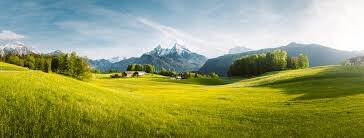
#> input picture Sample1.jpg, 364 x 138 px
$ python colorextractor.py
#> lines starting #> are read from the running program, lines starting #| are printed output that depends on the picture
import os
import json
from PIL import Image
import numpy as np
from sklearn.cluster import KMeans

def extract_colors(image_path, num_colors=5):
    #Load the images
#> called with image_path = 'Sample1.jpg', num_colors = 5
    image = Image.open(image_path)
#> image is the input picture: PIL image 364x138 RGB; mean R, G, B 148.9, 157.3, 103.2
    image = image.convert('RGB')

    image = image.resize((100, 100))
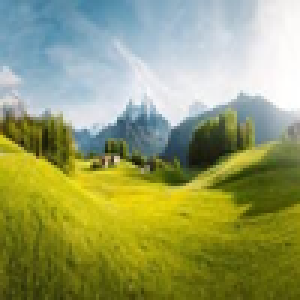
#> image: PIL image 100x100 RGB (shown 3 times larger); mean R, G, B 148.9, 157.3, 103.2
    pixel_data = np.array(image)
    pixels = pixel_data.reshape(-1, 3)

    #KMeans
    kmeans = KMeans(n_clusters=num_colors)
    kmeans.fit(pixels)

    #RGB values of the cluster
    colors = kmeans.cluster_centers_.astype(int)

    #Convert rgb to json
    color_list = [f"RGB({r}, {g}, {b})" for r, g, b in colors]

    return color_list

def main(image_files):
    response = {"images": []}

    for image_file in image_files:
        if not os.path.isfile(image_file):
            response["images"].append({"image_name": os.path.basename(image_file), "error": "File does not exist."})
            continue

        #Extracting colors
        colors = extract_colors(image_file)

        #Prepare json format
        image_response = {
            "image_name": os.path.basename(image_file),
            "colors": colors
        }
        response["images"].append(image_response)
#> pass 2 of the loop in main, `for image_file in image_files:`:
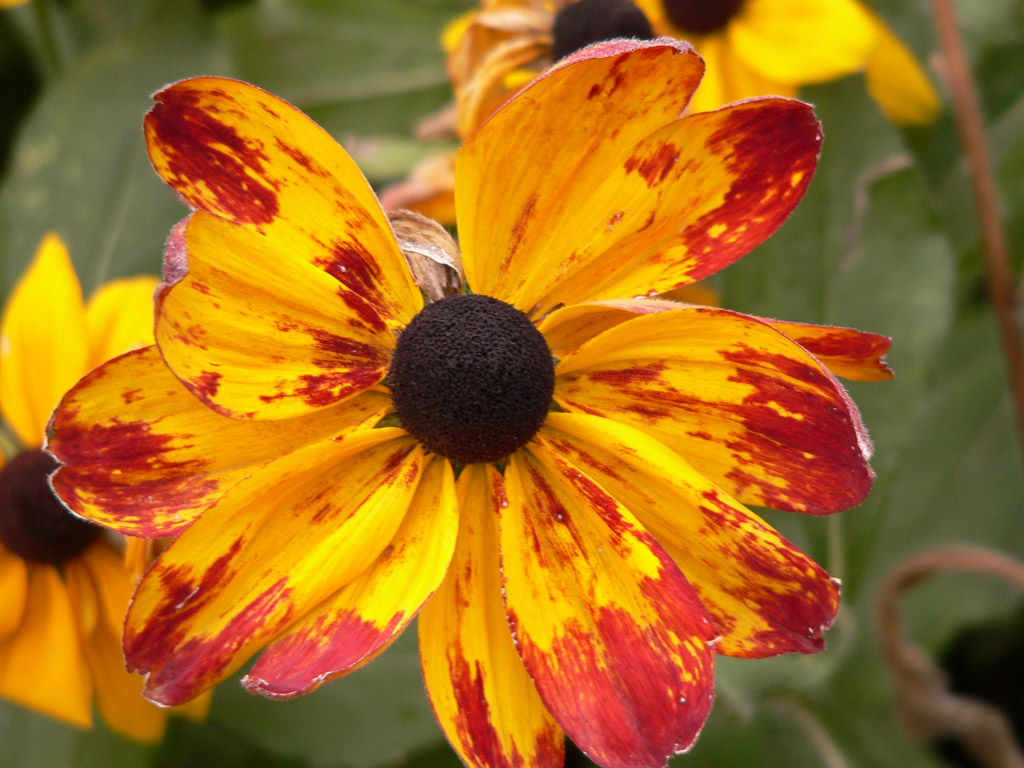
#> input picture Sample2.jpg, 1024 x 768 px
#> in extract_colors, image is the input picture: PIL image 1024x768 RGB; mean R, G, B 165.3, 108.7, 28.4
#> in extract_colors (call 2), `image = image.resize((100, 100))`:
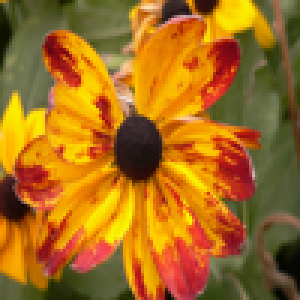
#> image: PIL image 100x100 RGB (shown 3 times larger); mean R, G, B 165.3, 108.7, 28.5

    return json.dumps(response, indent=4)

if __name__ == "__main__":
    image_paths = ["Sample1.jpg", "Sample2.jpg"]  #sample images
    result = main(image_paths)
    print(result)
